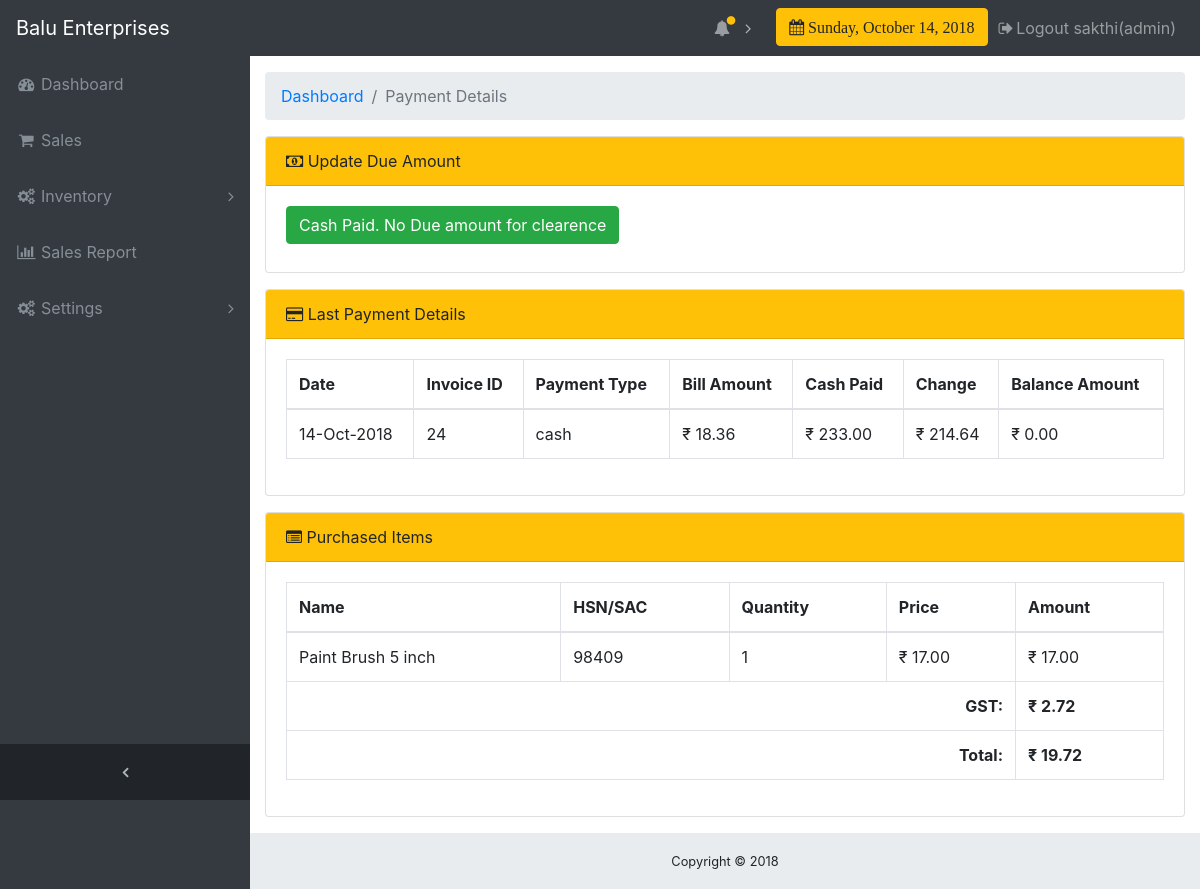
Page /dash/payments.php?invoiceid=24 (signed in) on the committed database.
### tables this page shows
CREATE TABLE `invoice_details` (
  `invoice_id` int(11) NOT NULL,
  `ordernum` varchar(255) DEFAULT NULL,
  `customer_id` int(11) DEFAULT NULL,
  `payment_type` varchar(255) DEFAULT NULL,
  `payment_status` varchar(255) DEFAULT NULL,
  `due_date` date DEFAULT NULL,
  `billed_amount` float NOT NULL DEFAULT '0',
  `cash_paid` float NOT NULL DEFAULT '0',
  `advance_amount` float NOT NULL DEFAULT '0',
  `is_deleted` int(11) NOT NULL DEFAULT '0',
  `created_on` datetime DEFAULT NULL,
  `created_by` varchar(255) DEFAULT NULL,
  `modified_on` datetime DEFAULT NULL,
  `modified_by` varchar(255) DEFAULT NULL,
  `is_taxed` int(11) NOT NULL DEFAULT '0',
  `bill_date` date DEFAULT NULL,
  `bill_profit` float NOT NULL DEFAULT '0'
);

CREATE TABLE `sales_order` (
  `sale_id` int(11) NOT NULL,
  `ordernum` varchar(255) DEFAULT NULL,
  `product_id` int(11) NOT NULL,
  `item_name` varchar(255) DEFAULT NULL,
  `item_code` varchar(255) DEFAULT NULL,
  `item_hsn` varchar(255) DEFAULT NULL,
  `bill_price` float NOT NULL DEFAULT '0',
  `bill_qty` int(11) NOT NULL DEFAULT '0',
  `is_deleted` int(11) NOT NULL DEFAULT '0',
  `bill_amount` float NOT NULL DEFAULT '0',
  `item_profit` float NOT NULL DEFAULT '0',
  `created_on` datetime DEFAULT NULL,
  `created_by` varchar(255) DEFAULT NULL,
  `modified_on` datetime DEFAULT NULL,
  `modified_by` varchar(255) DEFAULT NULL,
  `status` varchar(255) NOT NULL DEFAULT 'UNBILLED'
);

### dash/utilities.php (called while the page is built, shortened)
<?php
function formatMoney($number, $fractional=false) {
    if ($fractional) {
        $number = sprintf('%.2f', $number);
    }
    while (true) {
        $replaced = preg_replace('/(-?\d+)(\d\d\d)/', '$1,$2', $number);
        if ($replaced != $number) {
            $number = $replaced;
        } else {
            break;
        }
    }
    return $number;
}
function clean($str) {
    $str = @trim($str);
    return $str;
}
function getCustomDate($indate){
    $date=date_create($indate);
    return date_format($date,"d-M-Y");
}
?>

### dash/payments.php (the view, shortened to what this page needs)
<?php
if(!isset($_GET['invoiceid'])){
    if(isset($_SERVER['HTTP_REFERER'])){
        header("location:" . $_SERVER['HTTP_REFERER']);
    }else{
        header("location: index.php");
    }
    exit();
} else{
include_once 'header.php';
include_once 'navigator.php';
include_once '../app_config/mysqlcon.php';
include_once 'utilities.php';
$invoiceid = clean($_REQUEST['invoiceid']);
$ordernum=0;
$invdate='';
$invduedate='';
$invadvance=0;
$invbamount=0;
$invtype='';
$paystatus='';
$cashpaid=0;
$taxflag=false;
$searchorderqry="select * from invoice_details where invoice_id=$invoiceid and is_deleted=0";
if($result=mysqli_query($link,$searchorderqry)){
    $row = $result->fetch_assoc();
    $ordernum=$row['ordernum'];
    $invdate=$row['bill_date'];
    $invadvance=$row['advance_amount'];
    $invtype=$row['payment_type'];
    $invduedate=$row['due_date'];
    $invbamount=$row['billed_amount'];
    $paystatus=$row['payment_status'];
    $cashpaid=$row['cash_paid'];
    $taxflag=($row['is_taxed']==1)?true:false;
}else{
    $error_flag=true;
    $error_msg='Error while getting Ordernum from Invoice';
}
$cashbalance = $invbamount - $cashpaid;
$cashchange = $cashpaid - $invbamount;
$invbalance = $invbamount - $invadvance;
?>
<div class="content-wrapper">
    <div class="container-fluid">
      <ol class="breadcrumb">
        <li class="breadcrumb-item">
          <a href="index.php">Dashboard</a>
        </li>
        <li class="breadcrumb-item active">Payment Details</li>
      </ol>
      <div class="card mb-3">
        <div class="card-header bg-warning">
          <i class="fa fa-money"></i> Update Due Amount
          </div>
        <div class="card-body">
        <?php if($paystatus=='S'){ ?>
        	<form method="post">
        	<label class=" text-center btn" >Amount &#8377;</label>
			<input  type="number" name="newAdvance" placeholder="0.00" min="1" required>
			<button class=" text-center btn btn-success btn-sm btn-default" type="submit" name="UpdateDueAmount"><i class="fa fa-floppy"> Update</i></button>
        	<input  type="hidden" name="invoiceid" value="<?php echo $invoiceid; ?>">
        	</form>
        <?php }else{
            ?>
            <label class=" text-center btn btn-success" >Cash Paid. No Due amount for clearence</label>
            <?php
        }
        ?>
        </div>
      </div>
      <div class="card mb-3">
        <div class="card-header bg-warning">
          <i class="fa fa-credit-card"></i> Last Payment Details
          </div>
        <div class="card-body">
          <div class="table-responsive">
            <table class="table table-bordered" width="100%" cellspacing="0">
              <thead>
                <tr>
                  <th>Date</th>
                  <th>Invoice ID</th>
                  <th>Payment Type</th>
                  <th>Bill Amount</th>
                  <th>
                  <?php
                  if($invtype=='credit'){
                      echo "Cash Advance";
                  }elseif($invtype=='cash'){
                      echo "Cash Paid";
                  }
                  ?>
                  </th>
                  <th>
                  <?php
                  if($invtype=='credit'){
                      echo "Due Date";
                  }elseif($invtype=='cash'){
                      echo "Change";
                  }
                  ?>
                  </th>
                  <th>Balance Amount</th>
                  </tr>
              </thead>
              <tbody>
                  <tr>
                  <td><?php echo getCustomDate($invdate); ?></td>
                  <td><?php echo $invoiceid; ?></td>
                  <td><?php echo $invtype; ?></td>
                  <td><?php echo '&#8377; '.formatMoney($invbamount,true);  ?> </td>
                  <td><?php
                    if($invtype=='credit'){
                        echo '&#8377; '.formatMoney($invadvance,true);
                    }elseif($invtype=='cash'){
                        echo '&#8377; '.formatMoney($cashpaid,true);
                    }
                    ?>
                    </td>
                  <td><?php
                  if($invtype=='credit'){
                      echo $invduedate;
                  }elseif($invtype=='cash'){
                      echo '&#8377; '.formatMoney($cashchange,true);
                  }
                  ?></td>
                  <td>
                  <?php
                  if($invtype=='credit'){
                      echo '&#8377; '.formatMoney($invbalance,true);
                  }elseif($invtype=='cash'){
                      if($cashbalance <= 0){
                          echo '&#8377; '.formatMoney(0,true);
                      }else{
                      echo '&#8377; '.formatMoney($cashbalance,true);
                      }
                  }
                  ?>
                  </td>
                  </tr>
                </tbody>
                </table>
                </div>
                </div>
      </div>
      <div class="card mb-3">
        <div class="card-header bg-warning">
          <i class="fa fa-list-alt"></i> Purchased Items
          </div>
        <div class="card-body">
          <div class="table-responsive">
            <table class="table table-bordered" id="dataTable" width="100%" cellspacing="0">
              <thead>
                <tr>
                  <th>Name</th>
                  <th>HSN/SAC</th>
                  <th>Quantity</th>
                  <th>Price</th>
                  <th>Amount</th>
                </tr>
              </thead>
              <tbody>
                <?php
                $purchaselist="SELECT * from sales_order where is_deleted=0  and ordernum='$ordernum' order by sale_id asc";
                $totalpurchase=0;
                $taxamount=0;
                $result=mysqli_query($link,$purchaselist);
                if($result) {
                    if(mysqli_num_rows($result) > 0) {
                        while($row = $result->fetch_assoc()){
                            $totalpurchase += $row['bill_amount'];
                            ?>
                                <tr>
                                  <td><?php echo $row['item_name']; ?></td>
                                  <td><?php echo $row['item_hsn']; ?></td>
                                  <td><?php echo $row['bill_qty']; ?></td>
                                  <td><?php echo '&#8377; '.formatMoney($row['bill_price'],true); ?></td>
                                  <td><?php echo '&#8377; '.formatMoney($row['bill_amount'],true); ?></td>
                                </tr>
                            <?php
                        }
                    }
                }
                if($taxflag){
                    $purchaselist="SELECT * from sales_tax where is_deleted=0  and ordernum='$ordernum'";
                    $result=mysqli_query($link,$purchaselist);
                    if($result) {
                        if(mysqli_num_rows($result) > 0) {
                            while($row = $result->fetch_assoc()){
                                $taxamount += $row['tax_amount'];
                        }
                    }
                }
                ?>
                                <tr>
                                  <td colspan="4"><div class="text-right"><strong>GST: </strong></div></td>
                                  <td><div class="text-left"><strong><?php echo '&#8377; '.formatMoney($taxamount,true); ?></strong></div></td>
                                </tr>
                            <?php
                            $totalpurchase += $taxamount;
                }
                ?>
                			<tr>
                                  <td colspan="4"><div class="text-right"><strong>Total: </strong></div></td>
                                  <td><div class="text-left"><strong><?php echo '&#8377; '.formatMoney($totalpurchase,true); ?></strong></div></td>
                                </tr>
                </tbody>
                </table>
                </div>
                </div>
      </div>
      </div>
    </div>
<?php
}
include_once 'footer.php';
?>

### css/sb-admin.css (style rules this page uses)
html { position: relative; min-height: 100%; }
body { overflow-x: hidden; }
body.sticky-footer { margin-bottom: 56px; }
body.sticky-footer .content-wrapper { min-height: calc(100vh - 56px - 56px); }
body.fixed-nav { padding-top: 56px; }
.content-wrapper { min-height: calc(100vh - 56px); padding-top: 1rem; }
.content-wrapper { overflow-x: hidden; background: white; }
@media (min-width: 992px) { .content-wrapper { margin-left: 250px; } }

### rows in the picture
invoice_details: bill_date "14-Oct-2018", payment_type "cash", billed_amount "18.36", cash_paid "233.00", formatMoney($cashchange,true) "214.64"
sales_order: item_name "Paint Brush 5 inch", item_hsn "98409", bill_qty "1", bill_price "17.00", bill_amount "17.00"

### other values in the picture
$GLOBALS['home_name'] "Balu Enterprises"
$new "Sunday, October 14, 2018"
$_SESSION['SESS_FIRST_NAME'] "sakthi"
$_SESSION['SESS_MEMBER_ROLE'] "admin"
$invoiceid "24"
formatMoney(0,true) "0.00"
formatMoney($taxamount,true) "2.72"
formatMoney($totalpurchase,true) "19.72"
